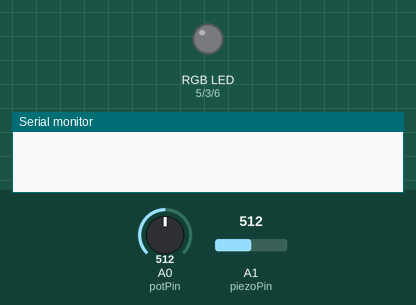
Bench run of a sketch on a simulated Arduino Uno, built with avr-gcc and run on an emulated ATmega328P. Shown: an RGB LED mixed from three pins (HIGH = lit), the last lines printed to the serial monitor. The inputs (shaded band) are chosen by the test bench; at power-on: A1 (piezoPin) = 512, A0 (potPin) = 512. Dim RGB values are drawn brighter than linear.

Above: at 1.2 s.
1.3 s: A1 (piezoPin) set to 40
At 1.42 s:
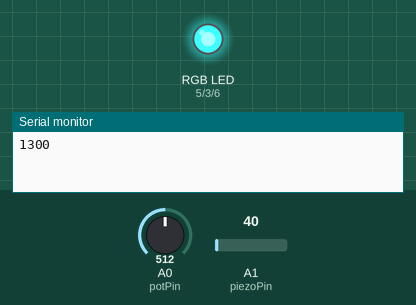
3.0 s: A1 (piezoPin) set to 716
At 3.15 s:
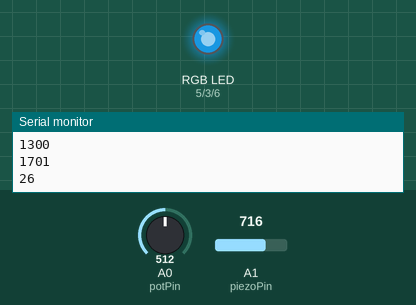
4.7 s: A1 (piezoPin) set to 306
At 5.3 s:
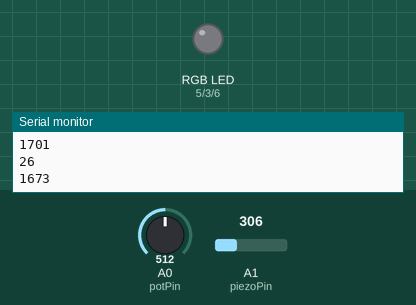
Timing chart, 0 to 7.7 s (numbered marks = the images above; inputs shaded):
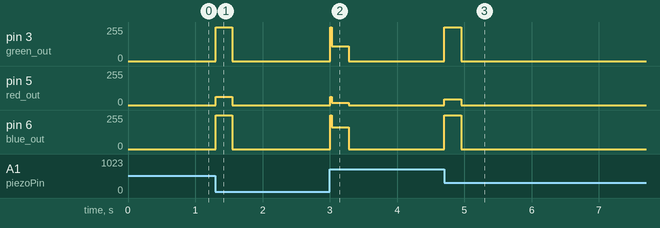

The sketch:

DrumLights.ino
```cpp
// RunningAverage class
// based on RunningAverage library for Arduino
// source:  http://playground.arduino.cc/Main/RunningAverage
#include "RunningAverage.h"

// These constants won't change.  They're used to give names
// to the pins used:
const int potPin = A0;  // Analog input pin that the potentiometer is attached to
const int piezoPin = A1;  // Analog input pin that the piezo is attached to
const unsigned long maxIn = 1023*1023; //Maximum range on multiplied input
const int green_out = 3; // Analog output pin that the LED is attached to
const int red_out = 5; // Analog output pin that the LED is attached to
const int blue_out = 6; // Analog output pin that the LED is attached to

int red_val,green_val,blue_val;

unsigned int potValue = 0;        // value read from the pot
int piezoValue = 0;     // value from the piezo
RunningAverage smoothPiezo(30);; //Smooth out piezo values and crosstalk

int ledDelay = 0; //Light on time
int noise_thresh = 400;
long prevMillis = 0; //previous turn on time for light delay

void setup() {
  // initialize serial communications at 9600 bps:
  Serial.begin(9600);
  pinMode(green_out, OUTPUT);
  pinMode(red_out, OUTPUT);
  pinMode(blue_out, OUTPUT);

  //Initialize smoothing
  smoothPiezo.addValue(0);
  smoothPiezo.addValue(0);
}

void loop() {
  // read the analog in value:
  potValue = analogRead(potPin); //This controls light delay
  piezoValue = analogRead(piezoPin); //This turns light on and off

  ledDelay = map(potValue,0,1024,0,500);

  int diffPiezo = abs(piezoValue-smoothPiezo.getFastAverage());
  smoothPiezo.addValue(piezoValue);

  long currentMillis = millis();
  long beat_time = 0;
  if(diffPiezo > noise_thresh )
  {
    beat_time = currentMillis-prevMillis;
    if(beat_time > 25)
    {
      blue_val = map(beat_time,100,300,0,255);
      if(beat_time > 300) blue_val = 0;
      green_val = map(beat_time,200,500,0,255);
      if(beat_time > 600) green_val = 0;
      red_val = map(beat_time,400,800,0,255);
      if(beat_time > 1000)
      {
        blue_val = 255;
        green_val = 255;
      }
      analogWrite(blue_out, blue_val);
      analogWrite(green_out, green_val);
      analogWrite(red_out, red_val);
      Serial.println(beat_time);
      prevMillis = millis();
    }
  }
  if((currentMillis - prevMillis) > ledDelay)
  {
    red_val = green_val = blue_val = 0;
    analogWrite(blue_out, blue_val);
    analogWrite(green_out, green_val);
    analogWrite(red_out, red_val);
  }


  // print the results to the serial monitor:
  if(beat_time>50)
  {

  }

  // wait 2 milliseconds before the next loop
  // for the analog-to-digital converter to settle
  // after the last reading:
  delay(2);
}
```

Measured:
- after the input at 1.3 s, pin 3 (green_out), pin 6 (blue_out): 0/255 → 255/255 at once, → 0/255 0.25 s later; pin 5 (red_out): 0/255 → 61/255 at once, → 0/255 0.25 s later
- after the input at 3.0 s, pin 3 (green_out): 0/255 → 109/255 at once, → 0/255 0.28 s later; pin 5 (red_out): 0/255 → 18/255 at once, → 0/255 0.28 s later; pin 6 (blue_out): 0/255 → 162/255 at once, → 0/255 0.28 s later
- after the input at 4.7 s, pin 3 (green_out), pin 6 (blue_out): 0/255 → 255/255 at once, → 0/255 0.25 s later; pin 5 (red_out): 0/255 → 43/255 at once, → 0/255 0.25 s later
